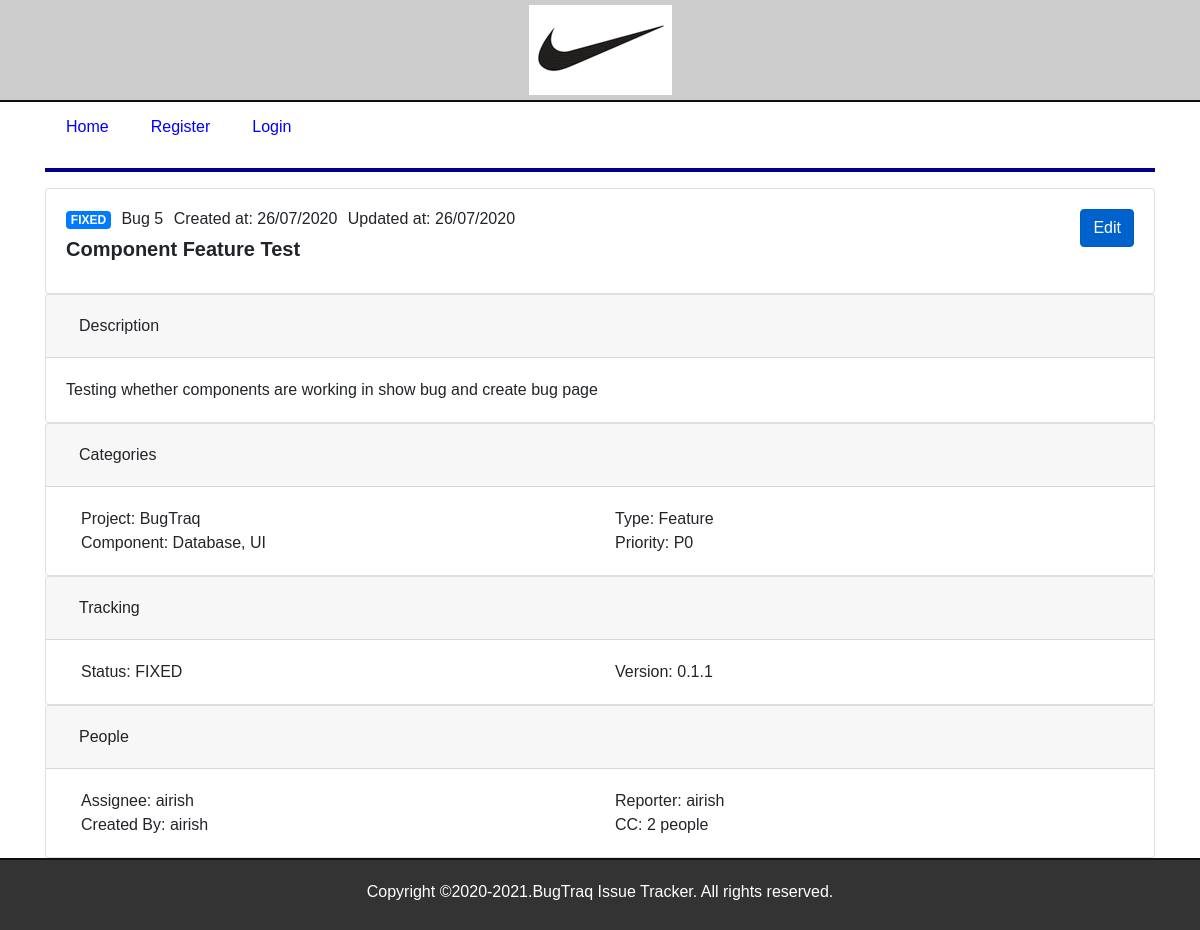
The page /show_bug/id=5 on the database its author committed.
### app/models.py (models this page shows, shortened)
class Status(db.Model):
    status_id = db.Column(db.Integer, primary_key=True)
    status = db.Column(db.String(40), nullable=False)
    bugs = db.relationship('Bug', backref='status', lazy=True)

class Bug(db.Model):
    bug_id = db.Column(db.Integer, primary_key=True)
    summary = db.Column(db.String(72), nullable=False)
    description = db.Column(db.String(256), nullable=False)
    created_at = db.Column(db.DateTime, nullable=False, default=datetime.utcnow)
    updated_at = db.Column(db.DateTime, nullable=False, default=datetime.utcnow)
    deleted_at = db.Column(db.DateTime, nullable=True)
    status_id = db.Column(db.Integer, db.ForeignKey('status.status_id'), nullable=False)
    issue_type_id = db.Column(db.Integer, db.ForeignKey('issue_type.issue_type_id'), nullable=False)
    pid = db.Column(db.Integer, db.ForeignKey('priority.pid'), nullable=False)
    version = db.Column(db.String(30), db.ForeignKey('fix_version.version'), nullable=False)
    reporter_id = db.Column(db.Integer, db.ForeignKey('reporter.user_id'), nullable=False)
    assignee_id = db.Column(db.Integer, db.ForeignKey('assignee.user_id'), nullable=False)
    creator_id = db.Column(db.Integer, db.ForeignKey('user.user_id'), nullable=False)
    project_id = db.Column(db.Integer, db.ForeignKey('project.project_id'), nullable=False)
    ccs = db.relationship('CC', backref='bug', lazy=True)

class Project(db.Model):
    project_id = db.Column(db.Integer, primary_key=True)
    title = db.Column(db.String(50), unique=True, nullable=False)
    description = db.Column(db.String(80), nullable=False)
    start = db.Column(db.DateTime, nullable=False, default=datetime.utcnow)
    end =  db.Column(db.DateTime, nullable=False, default=datetime.utcnow)
    components = db.relationship('Component', backref='project', lazy=True)
    bugs = db.relationship('Bug', backref='project', lazy=True)

class IssueType(db.Model):
    issue_type_id = db.Column(db.Integer, primary_key=True)
    issue_type = db.Column(db.String(40), nullable=False)
    bugs = db.relationship('Bug', backref='issue_type', lazy=True)

class Component(db.Model):
    component_id = db.Column(db.Integer, primary_key=True)
    name = db.Column(db.String(50), unique=True, nullable=False)
    project_id = db.Column(db.Integer, db.ForeignKey('project.project_id'), nullable=False)
    component_relation = db.relationship('Bug', secondary=component_relation, lazy='subquery', backref=db.backref('component', lazy=True) )

class Priority(db.Model):
    pid = db.Column(db.Integer, primary_key=True)
    priority = db.Column(db.String(30), nullable=False)
    bugs = db.relationship('Bug', backref='priority', lazy=True)

class User(db.Model):
    user_id = db.Column(db.Integer, primary_key=True)
    username = db.Column(db.String(50), unique=True, nullable=False)
    first_name = db.Column(db.String(80), nullable=False)
    last_name =  db.Column(db.String(80), nullable=False)
    email =  db.Column(db.String(100), unique=True, nullable=False)
    password =  db.Column(db.String(50), nullable=False)
    bugs = db.relationship('Bug', backref='user', lazy=True)
    ccs = db.relationship('CC', backref='user', lazy=True)
    assignees = db.relationship('Assignee', backref='user', uselist=False, lazy=True)
    reporters = db.relationship('Reporter', backref='user', uselist=False, lazy=True)

### app/routes.py (the view)
@app.route("/show_bug/id=<bug_id>")
def show_bugs(bug_id):
    if not bug_id:
        redirect(url_for('index'))
    bug = Bug.query.filter_by(bug_id=bug_id).first()
    issue_type = IssueType.query.filter_by(issue_type_id=bug.issue_type_id).first().issue_type
    status = Status.query.filter_by(status_id=bug.status_id).first().status
    priority = Priority.query.filter_by(pid=bug.pid).first().priority
    today = datetime.utcnow()
    project = Project.query.filter_by(project_id=bug.project_id).first()
    components = bug.component
    assignee = User.query.filter_by(user_id=bug.assignee_id).first()
    reporter = User.query.filter_by(user_id=bug.reporter_id).first()
    creator = User.query.filter_by(user_id=bug.creator_id).first()
    return render_template("show_bugs.html", project=project, assignee=assignee, creator=creator, reporter=reporter, bug=bug, issue_type=issue_type, status=status, priority=priority,
        title="Bugs", User=User, bugs=True, today=today, components=components)

### app/templates/show_bugs.html
{% extends "layout.html" %}
{% block content %}
<div class="card">
    <div class="card-body">
        <h6>
            <span class="badge badge-primary">{{status}}</span>
            <span style="padding-left:6px">Bug {{bug["bug_id"]}}</span>
            <span style="padding-left:6px">Created at: {{bug.created_at.strftime('%d/%m/%Y')}}</span>
            <span style="padding-left:6px">Updated at: {{bug.updated_at.strftime('%d/%m/%Y')}}</span>
            <span style='float:right;'>
                <a href="{{url_for('edit_bugs', bug_id=bug.bug_id, _method='POST')}}" class="btn btn-primary active" role="button" aria-pressed="true">Edit</a>
            </span>
        </h6>
        <h5 class="card-title"><strong>{{bug["summary"]}}</strong></h5>
    </div>
</div>
<div class="card">
    <div class="card-header" id="description">
        <h2 class="mb-0">
            <button class="btn btn-block text-left" type="button" data-toggle="collapse" data-target="#collapse_description" aria-expanded="true" aria-controls="collapse_description">
                Description
            </button>
        </h2>
    </div>
    <div id="collapse_description" class="collapse show" aria-labelledby="description">
        <div class="card-body">
        {{bug["description"]}}
        </div>
    </div>
</div>
<div class="card">
    <div class="card-header" id="categories">
        <h2 class="mb-0">
            <button class="btn btn-block text-left" type="button" data-toggle="collapse" data-target="#collapse_categories" aria-expanded="true" aria-controls="collapse_categories">
            Categories
            </button>
        </h2>
    </div>
    <div id="collapse_categories" class="collapse show" aria-labelledby="categories">
        <div class="card-body">
            <div class="container">
                <div class="row">
                    <div class="col">
                    Project: <span data-toggle="tooltip" data-placement="bottom" title="{{project.description}}">{{project.title}}</span>
                    </div>
                    <div class="col">
                    Type: {{issue_type}}
                    </div>
                </div>
                <div class="row">
                    <div class="col">
                    Component:
                    {% for component in components[:-1] %}
                        <span>{{component.name + ','}}</span>
                    {% endfor %}
                    <span>{{components[-1].name}}</span>
                    </div>
                    <div class="col">
                    Priority: {{priority}}
                    </div>
                </div>
            </div>
        </div>
    </div>
</div>
<div class="card">
    <div class="card-header" id="tracking">
        <h2 class="mb-0">
            <button class="btn btn-block text-left" type="button" data-toggle="collapse" data-target="#collapse_tracking" aria-expanded="true" aria-controls="collapse_tracking">
                Tracking
            </button>
        </h2>
    </div>
    <div id="collapse_tracking" class="collapse show" aria-labelledby="tracking">
        <div class="card-body">
            <div class="container">
                <div class="row">
                    <div class="col">Status: {{status}}</div>
                    <div class="col">Version: {{bug.version}}</div>
                </div>
            </div>
        </div>
    </div>
</div>
<div class="card">
    <div class="card-header" id="people">
        <h2 class="mb-0">
            <button class="btn btn-block text-left" type="button" data-toggle="collapse" data-target="#collapse_people" aria-expanded="true" aria-controls="collapse_people">
                People
            </button>
        </h2>
    </div>
    <div id="collapse_people" class="collapse show" aria-labelledby="people">
        <div class="card-body">
            <div class="container">
                <div class="row">
                    <div class="col">
                    Assignee: {{assignee.username}}
                    </div>
                    <div class="col">
                    Reporter: {{reporter.username}}
                    </div>
                </div>
                <div class="row">
                    <div class="col">
                    Created By: {{creator.username}}
                    </div>
                    <div class="col">
                    CC: {{"2 people"}}
                    </div>
                </div>
            </div>
        </div>
    </div>
</div>
{% endblock %}

### app/templates/layout.html (shortened to what this page needs)
<!DOCTYPE html>
<html>
<head>
    <link rel="stylesheet" href="https://stackpath.bootstrapcdn.com/bootstrap/4.5.0/css/bootstrap.min.css"
>
    <link rel="stylesheet" href="{{url_for('static', filename='css/main.css')}}"/>
</head>
<body>
<div class="container-fluid text-center top-container">
    <img src="{{url_for('static', filename='images/Bug_traq_1.PNG')}}">
</div>
<div class="container">
    {% include "includes/nav.html" %}
    {% block content %}
    {% endblock %}
</div>
{% include "includes/footer.html" %}
</body>
</html>

### app/templates/includes/nav.html (shortened to what this page needs)
    <header>
        <nav>
            <ul class="nav nav-pills">
                <li class="nav-item"><a href="{{ url_for('index') }}" class="nav-link {%if index%}active{% endif %}">Home</a></li>
                {%if not session['username']%}
                <li class="nav-item"><a href="{{ url_for('register') }}" class="nav-link {%if register%}active{% endif %}">Register</a></li>
                {%endif%}
                {%if not session['username']%}
                <li class="nav-item"><a href="{{ url_for('login') }}" class="nav-link {%if login%}active{% endif %}">Login</a></li>
                {%else%}
                <li class="nav-item"><a href="{{ url_for('logout') }}" class="nav-link">Logout</a></li>
                {%endif%}
            </ul>
        </nav>
        <hr style="clear:both">
    </header>

### app/templates/includes/footer.html
<div class="container-fluid text-center bottom-container">
    <footer>
        <p>Copyright &copy;2020-2021.BugTraq Issue Tracker. All rights reserved.</p>
    </footer>
</div>

### app/static/css/main.css (style rules this page uses)
* { box-sizing: border-box; }
*:before, *:after { box-sizing: border-box; }
html, body { font-family: Arial, Helvetica, sans-serif; height: 100%; position: relative; margin:0px; }
header { text-align: center; }
li { display: inline; padding: 5px; }
a { text-decoration: none; color: blue; }
hr { width: 100%; height:4px; margin-left: auto; margin-right: auto; background-color: darkblue; border: 0 none; }
.top-container { background: #ccc; padding:5px; border-bottom:2px solid #0f0f0f; }
.bottom-container { background: #333; padding:5px; border-top:2px solid #0f0f0f; bottom:0; }
footer { text-align: center; height: 50px; color: white; padding: 5px; margin-top: 10px; bottom: 0px; }

### rows shown on the page
Status: status "FIXED"
Bug: bug_id "5", created_at "26/07/2020", updated_at "26/07/2020", summary "Component Feature Test", description "Testing whether components are working in show bug and create bug page", version "0.1.1"
Project: title "BugTraq"
IssueType: issue_type "Feature"
Component: name "Database,"
Component: name "UI"
Priority: priority "P0"
User: username "airish"

### other values the page prints
{{ "2 people" }} "2 people"
